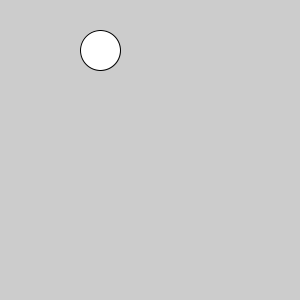
Frame 1 (no input)
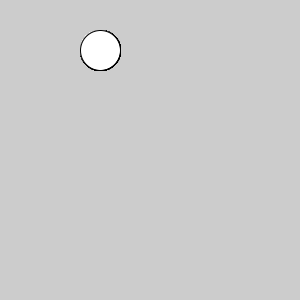
Frame 60 (the mouse pressed at the canvas centre just before this capture)
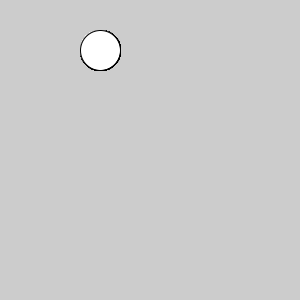
Frame 120 (the mouse held since frame 60 and released just before this capture)

The Processing sketch that drew these frames (run headless with seeded random() and noise(); from frame 60 on, the mouse is pressed at the canvas centre):

// Processing sketch: ellipse
// ── ellipse.pde
// Desenhando uma ellipse
void setup(){
  size(300, 300);
}

void draw(){
  ellipse(100, 50, 40, 40);
}
